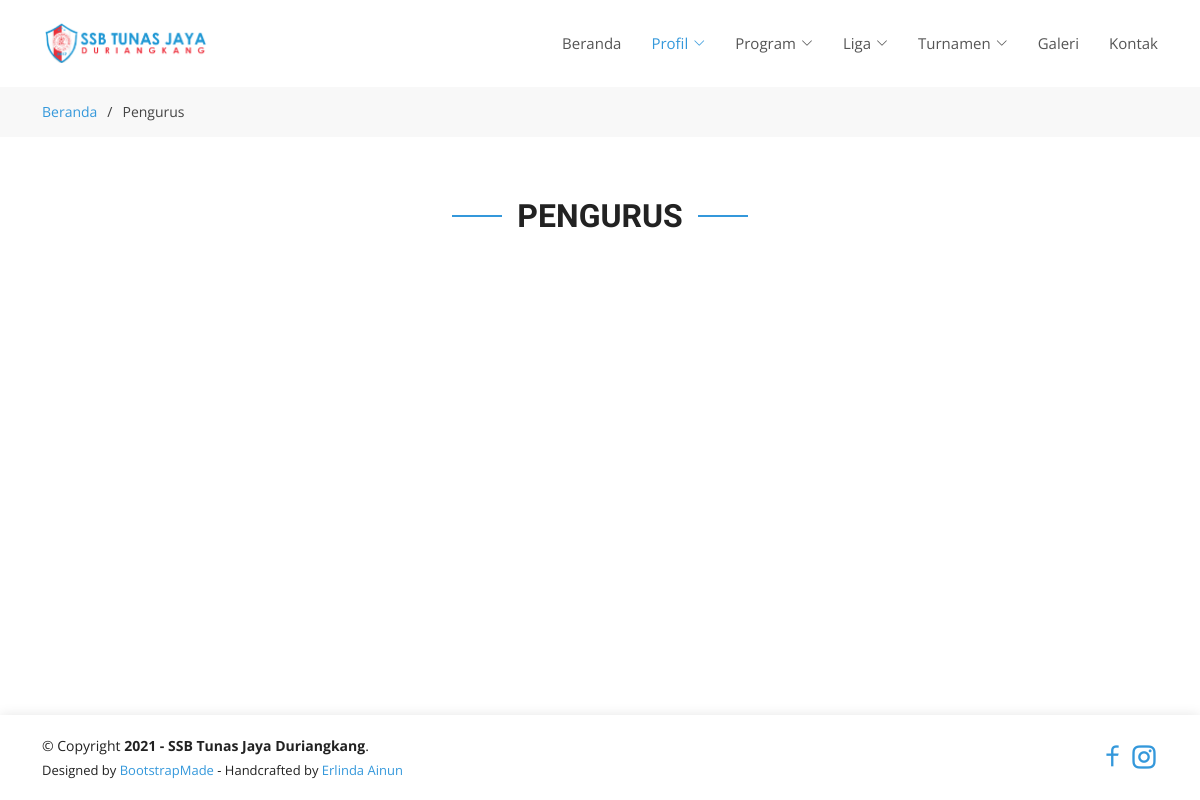
The page /manager.php on the database as committed earlier.
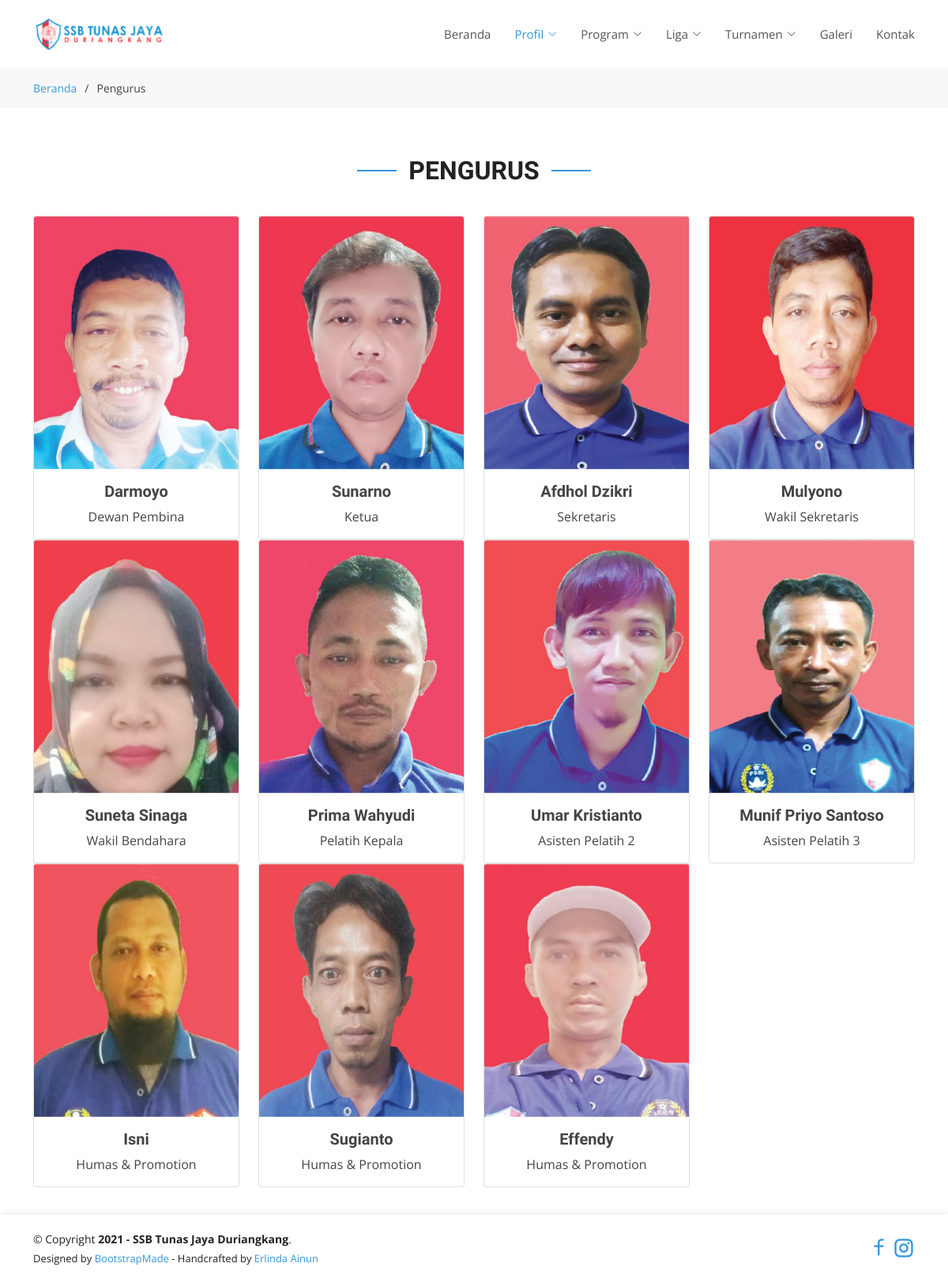
The same page on the database as committed later.
### tables this page shows
CREATE TABLE `structures` (
  `id` int(10) UNSIGNED NOT NULL,
  `name` varchar(45) DEFAULT NULL,
  `position` varchar(45) DEFAULT NULL,
  `image_path` text DEFAULT NULL,
  `created_at` timestamp NULL DEFAULT NULL,
  `updated_at` timestamp NULL DEFAULT NULL
);

### manager.php (the view, shortened to what this page needs)
<!DOCTYPE html>
<html lang="en">
<head>
    <?php include 'connection.php'; ?>
    <link href="assets/vendor/aos/aos.css" rel="stylesheet">
    <link href="assets/vendor/bootstrap/css/bootstrap.min.css" rel="stylesheet">
    <link href="assets/vendor/bootstrap-icons/bootstrap-icons.css" rel="stylesheet">
    <link href="assets/vendor/boxicons/css/boxicons.min.css" rel="stylesheet">
    <link href="assets/vendor/glightbox/css/glightbox.min.css" rel="stylesheet">
    <link href="assets/vendor/remixicon/remixicon.css" rel="stylesheet">
    <link href="assets/vendor/swiper/swiper-bundle.min.css" rel="stylesheet">
    <link href="assets/css/style.css" rel="stylesheet">
</head>
<body>
    <?php include 'header.php'; ?>
    <main id="main">
        <section id="breadcrumbs" class="breadcrumbs">
            <div class="container">
                <div class="d-flex justify-content-between align-items-center">
                    <ol>
                        <li><a href="/">Beranda</a></li>
                        <li>Pengurus</li>
                    </ol>
                </div>
            </div>
        </section>
        <section id="contact" class="contact">
            <div class="container">
                <div class="section-title" data-aos="fade-up">
                    <h2>Pengurus</h2>
                </div>
                <div class="row" data-aos="fade-up">
                    <?php
                    $sql = 'SELECT * FROM `structures`';
                    $result = $conn->query($sql);
                    while ($row = $result->fetch_assoc()) {
                        $image_path = str_replace('..', '', $row['image_path']);
                        $src = 'http://' . $_SERVER['HTTP_HOST'] . $image_path;
                    ?>
                        <div class="col-lg-3 col-md-6">
                            <div class="card">
                                <img src="<?php echo $src ?>" class="card-img-top" alt="...">
                                <div class="card-body manager">
                                    <h5 class="card-title"><strong><?php echo $row['name'] ?></strong></h5>
                                    <p class="card-text"><?php echo $row['position'] ?></p>
                                </div>
                            </div>
                        </div>
                    <?php } ?>
                </div>
            </div>
        </section>
    </main>
    <?php include 'footer.php'; ?>
</body>
</html>

Rows that differ between the two databases and show on the page:
added structures: image_path (picture), name "Darmoyo", position "Dewan Pembina"
added structures: image_path (picture), name "Sunarno", position "Ketua"
added structures: image_path (picture), name "Afdhol Dzikri", position "Sekretaris"
added structures: image_path (picture), name "Mulyono", position "Wakil Sekretaris"
added structures: image_path (picture), name "Suneta Sinaga", position "Wakil Bendahara"
added structures: image_path (picture), name "Prima Wahyudi", position "Pelatih Kepala"
added structures: image_path (picture), name "Umar Kristianto", position "Asisten Pelatih 2"
added structures: image_path (picture), name "Munif Priyo Santoso", position "Asisten Pelatih 3"
added structures: image_path (picture), name "Isni", position "Humas & Promotion"
added structures: image_path (picture), name "Sugianto", position "Humas & Promotion"
added structures: image_path (picture), name "Effendy", position "Humas & Promotion"
